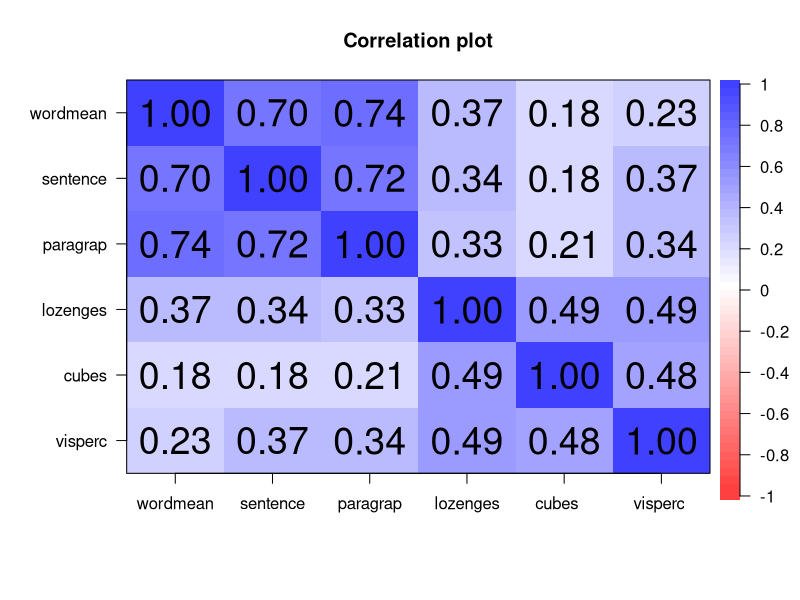

R code for this plot:
# pca6

library(psych)
hozdatamatrix <- matrix(c(
  1.000, .696, .743, .369, .184, .230,
  .696, 1.000, .724, .335, .179, .367,
  .743, .724, 1.000, .326, .211, .343,
  .369, .335, .326, 1.000, .492, .492,
  .184, .179,.211, .492, 1.000, .483,
  .230, .367, .343, .492, .483, 1.000), ncol = 6, byrow = TRUE)

hozdatamatrix
# now give the columns and rows names
colnames(hozdatamatrix)<- c("wordmean", "sentence", "paragrap", "lozenges", "cubes", "visperc")
rownames(hozdatamatrix)<- c("wordmean", "sentence", "paragrap", "lozenges", "cubes", "visperc")
######### you can NOT use the standard cor function i.e. cor(hozdatamatrix)
# With a correlaion matrix as it produces correlations or the correlations.
# you can produce a correlation plot by using the cor.plot function
# the darker the shading for the cell the highter the correlation
cor.plot(hozdatamatrix)
# According to the psych package manual you should be able to use the function
#below to obtain p values for the associated correlation matrix
# but these values appear very different to those produced by SPSS
# corr.p(r = hozdatamatrix, n= 73)
# In contrast using the determinant function det()
# gives same answer as using the raw data 0.07374609
det(hozdatamatrix)

# above gives same answer as using using raw data 0.07374609
# To carry out a PCA analysis using a correlation matrix need to
# tell the principal function how many observations formed the
# basis oc the correlations specifying a value for the the n.obs parameter
model1<- principal(hozdatamatrix, nfactors = 6, n.obs = 73, rotate = "none")
model1
# produces the same output as with the previous analysis with the raw data
# to carry out a factor analysis using a correlation matrix
# adapt the fa function in a similar way:
modelb <- fa(hozdatamatrix, nfactors = 2, fm = "pa", n.obs = 73, rotate = "none")
modelb
# The above shows how easy it is to adapt to either using raw data or the correlation matric
# in R for PCA and factor analysis in R

#You can also use the table2matrix() function in the psych package to convert a R table to a matrix. Also in the
#psych package is various read.clipboard() functions which allow you to copy and paste a matrix of correlations in
#something like Excel or word and then paste directly into R (see the psych package manual for details. 
                                                             
